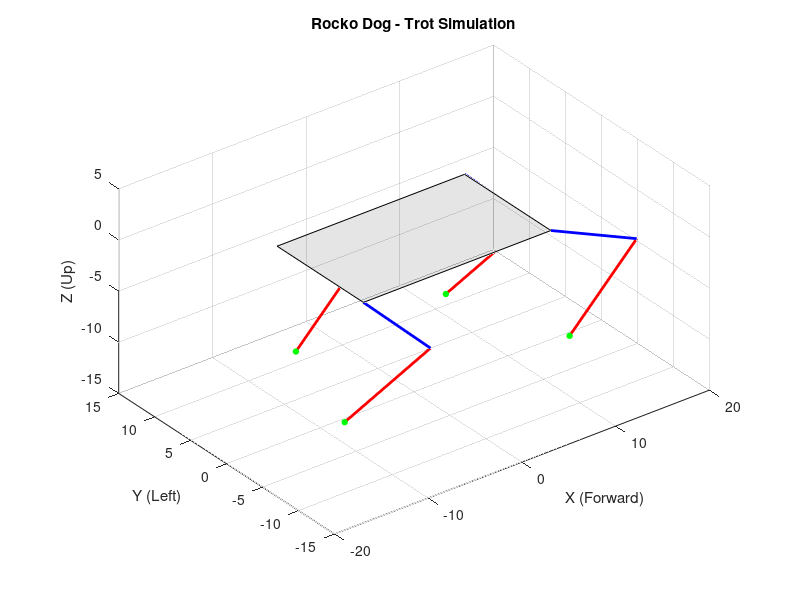

This figure's MATLAB source:
% Rocko Dog Robot - Quadruped Trot Simulation
% Simulates the logic of the Arduino code (Trot Gait + IK) for 4 legs

clear; clc; close all;

%% Robot Dimensions (cm)
femur = 10;
calf = 10;
body_length = 20;
body_width = 12;

%% Gait Parameters (Trot)
% Trot: Diagonals move together.
% Pair 1: FL (Leg 0) & BR (Leg 3)
% Pair 2: FR (Leg 1) & BL (Leg 2)

num_steps = 40;
step_len = 4;
lift_height = 3;
stand_height = 11;

% Generate Swing and Stance trajectories
t = linspace(0, pi, num_steps);
swing_x = (step_len/2) * cos(t); % Forward motion (starts positive, goes negative? No, swing goes forward)
% Actually, swing moves FROM back TO front.
% Let's define x relative to hip center.
% Stance: +step/2 -> -step/2
% Swing: -step/2 -> +step/2

x_swing = linspace(-step_len/2, step_len/2, num_steps);
z_swing = stand_height - (lift_height * sin(linspace(0, pi, num_steps)));

x_stance = linspace(step_len/2, -step_len/2, num_steps);
z_stance = ones(1, num_steps) * stand_height;

% Full Cycle = Swing + Stance
cycle_x = [x_swing, x_stance];
cycle_z = [z_swing, z_stance];
total_points = length(cycle_x);

%% Simulation Loop
figure;
axis equal;
grid on;
view(3); % 3D View
xlabel('X (Forward)'); ylabel('Y (Left)'); zlabel('Z (Up)');
xlim([-20, 20]); ylim([-15, 15]); zlim([-15, 5]);
hold on;

% Hip Offsets (Body Frame)
% FL, FR, BL, BR
hip_offsets_x = [body_length/2, body_length/2, -body_length/2, -body_length/2];
hip_offsets_y = [body_width/2, -body_width/2, body_width/2, -body_width/2];

% Phase Offsets for Trot
% Legs 0 & 3 start at index 1 (Swing)
% Legs 1 & 2 start at index 41 (Stance)
indices = [1, 41, 41, 1]; 

for t = 1:total_points
    cla;
    
    % Draw Body
    % Simple rectangle connecting hips
    patch([body_length/2, body_length/2, -body_length/2, -body_length/2], ...
          [body_width/2, -body_width/2, -body_width/2, body_width/2], ...
          [0, 0, 0, 0], 'k', 'FaceAlpha', 0.1);
    
    for leg = 1:4
        % Get current index in cycle for this leg
        idx = mod(indices(leg) + t - 1, total_points);
        if idx == 0, idx = total_points; end
        
        local_x = cycle_x(idx);
        local_z = cycle_z(idx);
        
        % --- Inverse Kinematics (2D) ---
        L = sqrt(local_x^2 + local_z^2);
        theta = atan2(local_x, local_z);
        phi = acos((femur^2 + L^2 - calf^2) / (2 * femur * L));
        
        alpha = theta + phi; % Hip Angle
        % beta = ... (Knee angle, not needed for FK plotting)
        
        % --- Forward Kinematics for Plotting ---
        % Knee Pos (Local)
        k_x = femur * sin(alpha);
        k_z = femur * cos(alpha);
        
        % Foot Pos (Local) - Should match target
        f_x = local_x;
        f_z = local_z;
        
        % Transform to Global Frame
        % Global X = Hip X + Local X
        % Global Y = Hip Y
        % Global Z = Hip Z - Local Z (since Z is down in IK but Up in plot)
        
        hip_x = hip_offsets_x(leg);
        hip_y = hip_offsets_y(leg);
        hip_z = 0;
        
        global_knee_x = hip_x + k_x;
        global_knee_y = hip_y;
        global_knee_z = hip_z - k_z;
        
        global_foot_x = hip_x + f_x;
        global_foot_y = hip_y;
        global_foot_z = hip_z - f_z;
        
        % Draw Leg
        plot3([hip_x, global_knee_x], [hip_y, global_knee_y], [hip_z, global_knee_z], 'b-', 'LineWidth', 2);
        plot3([global_knee_x, global_foot_x], [global_knee_y, global_foot_y], [global_knee_z, global_foot_z], 'r-', 'LineWidth', 2);
        plot3(global_foot_x, global_foot_y, global_foot_z, 'go', 'MarkerSize', 4, 'MarkerFaceColor', 'g');
    end
    
    title('Rocko Dog - Trot Simulation');
    drawnow;
    pause(0.05);
end
